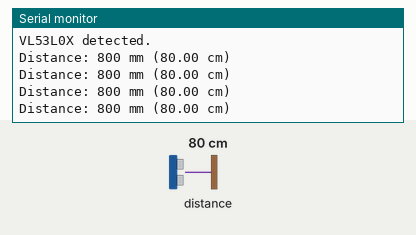
Recording of a sketch running on a simulated ESP32. Shown: the last lines printed to the serial monitor. Inputs (shaded band) come from the test bench; at power-on: distance to the obstacle 80 cm.

Above: at 1.2 s.
1.3 s: distance to the obstacle set to 250 cm
At 1.59 s:
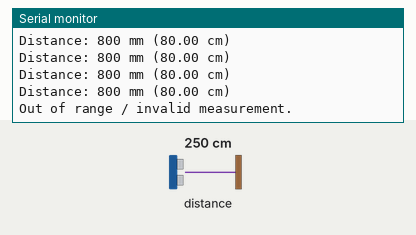
3.5 s: distance to the obstacle set to 2 cm
At 3.59 s:
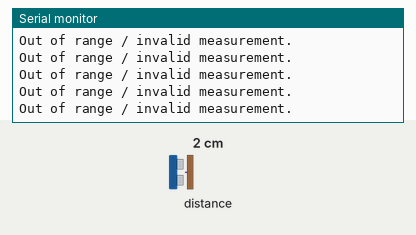

Measured:
- after the input at 1.3 s, the serial monitor: prints a new line after 0.07 s (image 1)

The sketch:

03_VL53L0X_Test.ino
```cpp
#include <Wire.h>
#include <Adafruit_VL53L0X.h>

Adafruit_VL53L0X sensor = Adafruit_VL53L0X();

void setup() {
  Serial.begin(115200);
  Wire.begin(21, 22); // SDA, SCL
  Serial.println("VL53L0X test");

  if (!sensor.begin(0x29)) {
    Serial.println("ERROR: VL53L0X not found at 0x29.");
    while (true) delay(100);
  }
  Serial.println("VL53L0X detected.");
}

void loop() {
  VL53L0X_RangingMeasurementData_t measure;
  sensor.rangingTest(&measure, false);

  if (measure.RangeStatus != 4) {
    Serial.printf("Distance: %u mm (%.2f cm)\n",
                  measure.RangeMilliMeter,
                  measure.RangeMilliMeter / 10.0);
  } else {
    Serial.println("Out of range / invalid measurement.");
  }
  delay(300);
}
```
